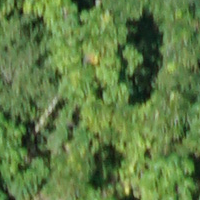
#> input picture Project4/Images/105.png, 200 x 200 px, given in place of 0.png, which was not available
$ python agriculture_classifier.py
#> lines starting #> are read from the running program, lines starting #| are printed output that depends on the picture; pictures that were not available may be replaced by others from this repository, and a replacement may not be noted
from math import sqrt
import matplotlib.pyplot as plt
import numpy as np
from scipy import ndimage as ndi
from skimage.feature import hog, blob_log, blob_dog, blob_doh, local_binary_pattern
from skimage import data,  exposure, io
from skimage.color import rgb2gray, label2rgb
from skimage.util import img_as_float
from skimage.filters import gabor_kernel
from skimage.transform import rotate
from sklearn import svm
from sklearn.ensemble import RandomForestClassifier
from sklearn.neighbors import KNeighborsClassifier
from sklearn.tree import DecisionTreeClassifier

plt.rcParams['font.size'] = 9
radius = 3
n_points = 8 * radius
METHOD = 'uniform'

def get_feats(file_name):
#> called with file_name = 0
    img_feats = []
    img = io.imread("Images\\" + str(file_name) + ".png", as_gray=True)
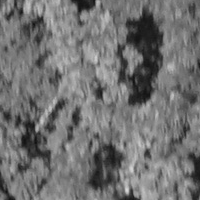
#> img: shape (200, 200) float64; min 0.0669, max 0.851, mean 0.447

    # Calculate LBP features
    lbp = local_binary_pattern(img, n_points, radius, METHOD)
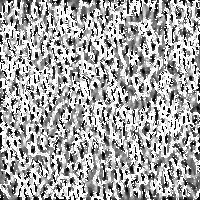
#> lbp: shape (200, 200) float64; min 0, max 25, mean 16.4; drawn with min black and max white
    n_bins = int(lbp.max() + 1)
#> n_bins = 26
    hist, _ = np.histogram(lbp, density=True, bins=n_bins, range=(0, n_bins))
#> hist = 26 values, max 0.351 at index 25, min 0.0185 at index 6, mean 0.0385
    img_feats.append(hist.mean())
    img_feats.append(hist.var())

    # Calculate Gabor features
    kernels = []
    for theta in range(4):
        theta = theta / 4. * np.pi
        for sigma in (1, 3):
            for frequency in (0.05, 0.25):
                kernel = np.real(gabor_kernel(frequency, theta=theta,
                                                sigma_x=sigma, sigma_y=sigma))
                kernels.append(kernel)
    shrink = (slice(0, None, 3), slice(0, None, 3))
    img_shrunk = img_as_float(img)[shrink]
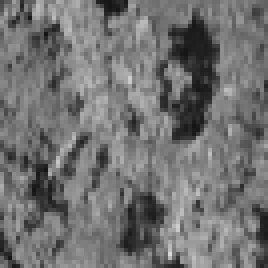
#> img_shrunk: shape (67, 67) float64 (shown 4 times larger); min 0.0801, max 0.851, mean 0.447
    for k, kernel in enumerate(kernels):
        filtered = ndi.convolve(img, kernel, mode='wrap')
        img_feats.append(filtered.mean())
        img_feats.append(filtered.var())
#> this loop made 16 passes
#> pass 2, in get_feats, `filtered = ndi.convolve(img, kernel, mode='wrap')`:
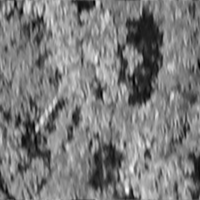
#> filtered: shape (200, 200) float64; min 0.00195, max 0.266, mean 0.13; drawn with min black and max white
#> pass 3, in get_feats, `filtered = ndi.convolve(img, kernel, mode='wrap')`:
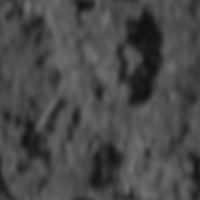
#> filtered: shape (200, 200) float64; min 0.0685, max 0.447, mean 0.287
#> after the loop:
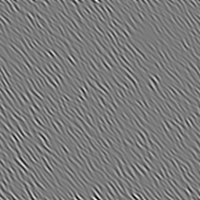
#> filtered: shape (200, 200) float64; min -0.0136, max 0.0146, mean 6.9e-05; drawn with min black and max white
#> after the loop, img_feats = 34 values, max 0.426 at index 10, min 3.03e-06 at index 17, mean 0.103

    return img_feats

if __name__ == "__main__":
    # validation contains 10 agriculture 10 non
    val = [11, 15, 17, 22, 23, 36, 51, 62, 86, 99, 103, 108, 114, 118, 132, 136, 142, 168, 187, 191]
    train = list(range(200))
    train = list(set(train) - set(val))
    X = []
    y = [1] * 90 + [0] * 90
    X_val = []
    y_val = [1] * 10 + [0] * 10

    print("Getting image features...")
    print("Getting training image features.")
    for x in train:
        X.append(get_feats(x))
#> pass 2 of the loop `for x in train:`:
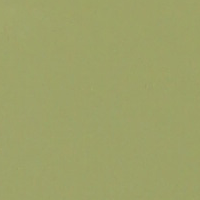
#> input picture Project4/Images/108.png, 200 x 200 px, given in place of 1.png, which was not available
#> in get_feats (call 2), `lbp = local_binary_pattern(img, n_points, radius, METHOD)`:
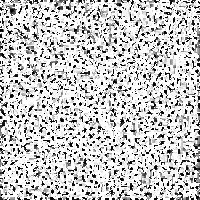
#> lbp: shape (200, 200) float64; min 0, max 25, mean 19.4; drawn with min black and max white
#> hist = 26 values, max 0.486 at index 25, min 0.00577 at index 12, mean 0.0385
#> after the loop in get_feats (call 2), `for k, kernel in enumerate(kernels):`:
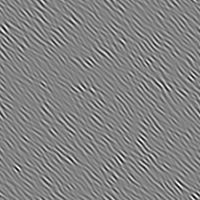
#> filtered: shape (200, 200) float64; min -0.000974, max 0.0011, mean 9.49e-05; drawn with min black and max white
#> after the loop in get_feats (call 2), `for k, kernel in enumerate(kernels):`: img_feats = 34 values, max 0.586 at index 10, min 4.89e-08 at index 33, mean 0.138
#> (the run stopped early here; a loop or call above may not have finished)
